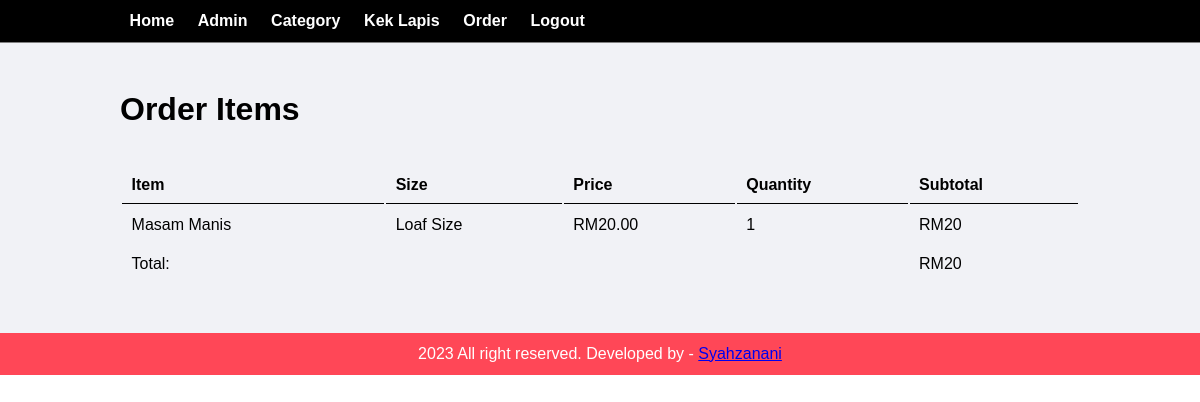
Screenshot of /admin/order-items.php?id=2 (signed in) with the database file from the repository.
### tables this page shows
CREATE TABLE `tbl_order_items` (
  `id` int(11) NOT NULL,
  `order_id` int(11) NOT NULL,
  `cake_id` int(11) NOT NULL,
  `size` varchar(10) NOT NULL,
  `quantity` int(11) NOT NULL
);

CREATE TABLE `tbl_cake` (
  `id` int(11) NOT NULL,
  `title` varchar(255) NOT NULL,
  `description` text DEFAULT NULL,
  `category_id` int(11) NOT NULL,
  `image_name` varchar(255) DEFAULT NULL,
  `price` decimal(10,2) NOT NULL,
  `price_loaf` decimal(10,2) NOT NULL,
  `price_half` decimal(10,2) NOT NULL,
  `price_full` decimal(10,2) DEFAULT NULL,
  `best_seller` enum('Yes','No') NOT NULL DEFAULT 'No',
  `active` enum('Yes','No') NOT NULL DEFAULT 'Yes',
  `featured` enum('Yes','No') NOT NULL DEFAULT 'No'
);

### admin/order-items.php (the view, shortened to what this page needs)
<?php
include('partials/menu.php');
?>
<div class="main-content">
    <div class="wrapper">
        <?php
        if (isset($_GET['id'])) {
            $order_id = $_GET['id'];
            $sql = "SELECT * FROM tbl_order WHERE id = $order_id";
            $res = mysqli_query($conn, $sql);
            if ($res) {
                if (mysqli_num_rows($res) > 0) {
                    ?>
                    <h1>Order Items</h1>
                    <br><br>
                    <table class="cart-table bigger-table">
                        <thead>
                            <tr>
                                <th>Item</th>
                                <th>Size</th>
                                <th>Price</th>
                                <th>Quantity</th>
                                <th>Subtotal</th>
                            </tr>
                        </thead>
                        <tbody>
                            <?php
                            $sql_items = "SELECT * FROM tbl_order_items WHERE order_id = $order_id";
                            $res_items = mysqli_query($conn, $sql_items);
                            if ($res_items && mysqli_num_rows($res_items) > 0) {
                                $totalSubtotal = 0;
                                while ($row_item = mysqli_fetch_assoc($res_items)) {
                                    $cake_id = $row_item['cake_id'];
                                    $size = $row_item['size'];
                                    $quantity = $row_item['quantity'];
                                    $sql_cake = "SELECT * FROM tbl_cake WHERE id = $cake_id";
                                    $res_cake = mysqli_query($conn, $sql_cake);
                                    if ($res_cake && mysqli_num_rows($res_cake) > 0) {
                                        $row_cake = mysqli_fetch_assoc($res_cake);
                                        $cake_title = $row_cake['title'];
                                        $price = 0;
                                        switch ($size) {
                                            case 'loaf':
                                                $price = $row_cake['price_loaf'];
                                                break;
                                        }
                                        $subtotal = $price * $quantity;
                                        $totalSubtotal += $subtotal;
                                        ?>
                                        <tr>
                                            <td><?php echo $cake_title; ?></td>
                                            <td>
                                                <?php
                                                switch ($size) {
                                                    case 'loaf':
                                                        echo 'Loaf Size';
                                                        break;
                                                }
                                                ?>
                                            </td>
                                            <td>RM<?php echo $price; ?></td>
                                            <td><?php echo $quantity; ?></td>
                                            <td>RM<?php echo $subtotal; ?></td>
                                        </tr>
                                    <?php
                                    } else {
                                        echo "<tr><td colspan='5'>Cake details not found</td></tr>";
                                    }
                                }
                                ?>
                                <tr>
                                    <td colspan="4" class="text-right">Total:</td>
                                    <td>RM<?php echo $totalSubtotal; ?></td>
                                </tr>
                            <?php
                            } else {
                                echo "<tr><td colspan='5'>No cake items found for this order.</td></tr>";
                            }
                            ?>
                        </tbody>
                    </table>
                    <?php
                } else {
                    echo "<div class='error'>Order items not found.</div>";
                }
            } else {
                echo "Error executing query: " . mysqli_error($conn);
                exit;
            }
        } else {
            echo "<div class='error'>Invalid request.</div>";
        }
        ?>
    </div>
</div>
<?php
include('partials/footer.php');
?>

### css/latestadmin.css (style rules this page uses)
* { margin: 0; padding: 0; font-family: Arial, Helvetica, sans-serif; }
.wrapper { padding: 1%; width: 80%; margin: 0 auto; }
table tr th { border-bottom: 1px solid black; padding: 1%; text-align: left; }
table tr td { padding: 1%; }
.main-content { background-color: #f1f2f6; padding: 3% 0; }

### admin/order-items.php (style rules this page uses)
.cart-table.bigger-table { width: 100%; font-size: 16px; }

### rows the page displays
tbl_order_items: cake.title "Masam Manis", size "Loaf Size", cake.price_loaf "20.00", quantity "1", subtotal "20"

### other values shown
$totalSubtotal "20"
